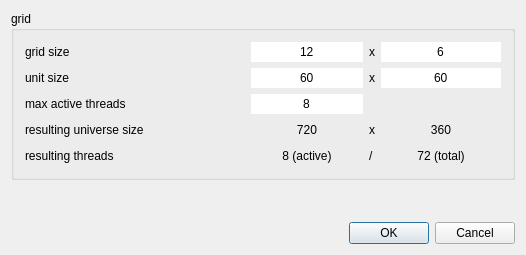
<?xml version="1.0" encoding="UTF-8"?>
<ui version="4.0">
 <class>ComputationSettingsDialog</class>
 <widget class="QDialog" name="ComputationSettingsDialog">
  <property name="geometry">
   <rect>
    <x>0</x>
    <y>0</y>
    <width>526</width>
    <height>255</height>
   </rect>
  </property>
  <property name="windowTitle">
   <string>computation settings</string>
  </property>
  <layout class="QGridLayout" name="gridLayout">
   <item row="2" column="0">
    <widget class="QDialogButtonBox" name="buttonBox">
     <property name="orientation">
      <enum>Qt::Horizontal</enum>
     </property>
     <property name="standardButtons">
      <set>QDialogButtonBox::Cancel|QDialogButtonBox::Ok</set>
     </property>
    </widget>
   </item>
   <item row="1" column="0">
    <spacer name="verticalSpacer">
     <property name="orientation">
      <enum>Qt::Vertical</enum>
     </property>
     <property name="sizeHint" stdset="0">
      <size>
       <width>20</width>
       <height>40</height>
      </size>
     </property>
    </spacer>
   </item>
   <item row="0" column="0">
    <widget class="QGroupBox" name="groupBox">
     <property name="sizePolicy">
      <sizepolicy hsizetype="Preferred" vsizetype="Minimum">
       <horstretch>0</horstretch>
       <verstretch>0</verstretch>
      </sizepolicy>
     </property>
     <property name="minimumSize">
      <size>
       <width>500</width>
       <height>0</height>
      </size>
     </property>
     <property name="title">
      <string>grid</string>
     </property>
     <layout class="QGridLayout" name="gridLayout_2" columnstretch="0,0,0,0" columnminimumwidth="220,0,0,0">
      <item row="4" column="1">
       <widget class="QLabel" name="activeThreadsLabel">
        <property name="text">
         <string>8 (active)</string>
        </property>
        <property name="alignment">
         <set>Qt::AlignCenter</set>
        </property>
       </widget>
      </item>
      <item row="4" column="0">
       <widget class="QLabel" name="label_3">
        <property name="minimumSize">
         <size>
          <width>0</width>
          <height>20</height>
         </size>
        </property>
        <property name="text">
         <string>resulting threads</string>
        </property>
       </widget>
      </item>
      <item row="0" column="0">
       <widget class="QLabel" name="label_4">
        <property name="text">
         <string>grid size</string>
        </property>
       </widget>
      </item>
      <item row="0" column="2">
       <widget class="QLabel" name="label_5">
        <property name="text">
         <string>x</string>
        </property>
       </widget>
      </item>
      <item row="1" column="3">
       <widget class="QLineEdit" name="unitSizeYEdit">
        <property name="text">
         <string>60</string>
        </property>
        <property name="frame">
         <bool>false</bool>
        </property>
        <property name="alignment">
         <set>Qt::AlignCenter</set>
        </property>
       </widget>
      </item>
      <item row="0" column="1">
       <widget class="QLineEdit" name="gridSizeXEdit">
        <property name="text">
         <string>12</string>
        </property>
        <property name="frame">
         <bool>false</bool>
        </property>
        <property name="alignment">
         <set>Qt::AlignCenter</set>
        </property>
       </widget>
      </item>
      <item row="3" column="0">
       <widget class="QLabel" name="label_7">
        <property name="minimumSize">
         <size>
          <width>180</width>
          <height>20</height>
         </size>
        </property>
        <property name="text">
         <string>resulting universe size</string>
        </property>
       </widget>
      </item>
      <item row="3" column="2">
       <widget class="QLabel" name="label_8">
        <property name="enabled">
         <bool>true</bool>
        </property>
        <property name="text">
         <string>x</string>
        </property>
       </widget>
      </item>
      <item row="3" column="1">
       <widget class="QLabel" name="universeSizeXLabel">
        <property name="text">
         <string>720</string>
        </property>
        <property name="alignment">
         <set>Qt::AlignCenter</set>
        </property>
       </widget>
      </item>
      <item row="3" column="3">
       <widget class="QLabel" name="universeSizeYLabel">
        <property name="text">
         <string>360</string>
        </property>
        <property name="alignment">
         <set>Qt::AlignCenter</set>
        </property>
       </widget>
      </item>
      <item row="0" column="3">
       <widget class="QLineEdit" name="gridSizeYEdit">
        <property name="text">
         <string>6</string>
        </property>
        <property name="frame">
         <bool>false</bool>
        </property>
        <property name="alignment">
         <set>Qt::AlignCenter</set>
        </property>
       </widget>
      </item>
      <item row="1" column="2">
       <widget class="QLabel" name="label_2">
        <property name="text">
         <string>x</string>
        </property>
       </widget>
      </item>
      <item row="1" column="0">
       <widget class="QLabel" name="label">
        <property name="text">
         <string>unit size</string>
        </property>
       </widget>
      </item>
      <item row="1" column="1">
       <widget class="QLineEdit" name="unitSizeXEdit">
        <property name="text">
         <string>60</string>
        </property>
        <property name="frame">
         <bool>false</bool>
        </property>
        <property name="alignment">
         <set>Qt::AlignCenter</set>
        </property>
       </widget>
      </item>
      <item row="4" column="2">
       <widget class="QLabel" name="label_10">
        <property name="text">
         <string>/</string>
        </property>
       </widget>
      </item>
      <item row="4" column="3">
       <widget class="QLabel" name="totalThreadsLabel">
        <property name="text">
         <string>72 (total)</string>
        </property>
        <property name="alignment">
         <set>Qt::AlignCenter</set>
        </property>
       </widget>
      </item>
      <item row="2" column="0">
       <widget class="QLabel" name="label_6">
        <property name="minimumSize">
         <size>
          <width>180</width>
          <height>0</height>
         </size>
        </property>
        <property name="text">
         <string>max active threads</string>
        </property>
       </widget>
      </item>
      <item row="2" column="1">
       <widget class="QLineEdit" name="maxThreadsEdit">
        <property name="text">
         <string>8</string>
        </property>
        <property name="frame">
         <bool>false</bool>
        </property>
        <property name="alignment">
         <set>Qt::AlignCenter</set>
        </property>
       </widget>
      </item>
      <item row="2" column="3">
       <spacer name="horizontalSpacer">
        <property name="orientation">
         <enum>Qt::Horizontal</enum>
        </property>
        <property name="sizeHint" stdset="0">
         <size>
          <width>120</width>
          <height>20</height>
         </size>
        </property>
       </spacer>
      </item>
     </layout>
    </widget>
   </item>
  </layout>
 </widget>
 <layoutdefault spacing="6" margin="11"/>
 <tabstops>
  <tabstop>gridSizeXEdit</tabstop>
  <tabstop>gridSizeYEdit</tabstop>
  <tabstop>unitSizeXEdit</tabstop>
  <tabstop>unitSizeYEdit</tabstop>
  <tabstop>maxThreadsEdit</tabstop>
 </tabstops>
 <resources/>
 <connections>
  <connection>
   <sender>buttonBox</sender>
   <signal>rejected()</signal>
   <receiver>ComputationSettingsDialog</receiver>
   <slot>reject()</slot>
   <hints>
    <hint type="sourcelabel">
     <x>473</x>
     <y>188</y>
    </hint>
    <hint type="destinationlabel">
     <x>416</x>
     <y>6</y>
    </hint>
   </hints>
  </connection>
 </connections>
</ui>
